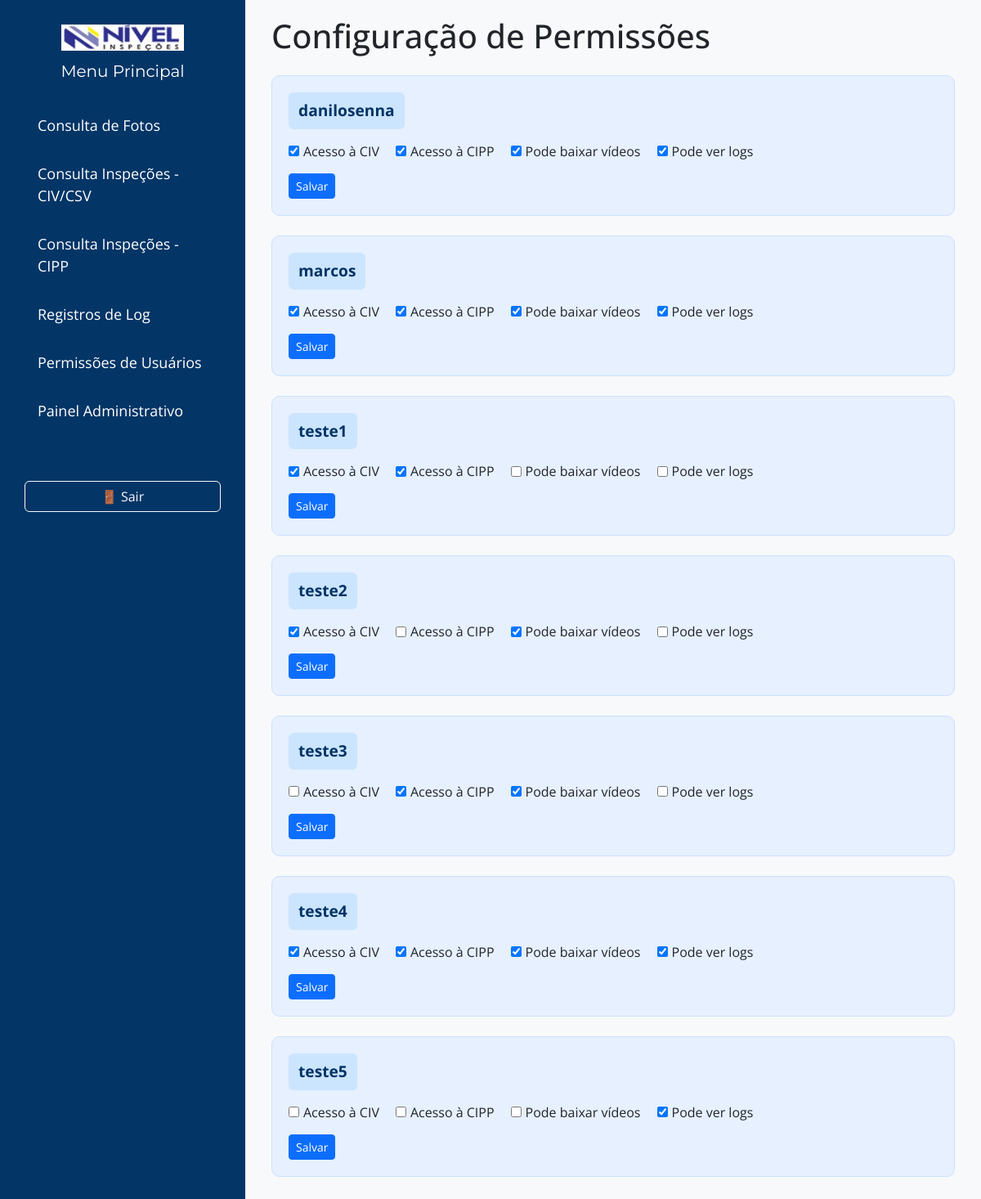
/app/configuracoes/ (signed in), run on the app's committed database.
### drive_manager/models.py (models this page shows, shortened)
class PermissaoUsuario(models.Model):
    user = models.OneToOneField(User, on_delete=models.CASCADE, related_name="permissousuario")
    acesso_civ = models.BooleanField(default=False)
    acesso_cipp = models.BooleanField(default=False)
    acesso_logs = models.BooleanField(default=False)
    pode_baixar = models.BooleanField(default=True)

### drive_manager/views.py (the view, shortened to what this page needs)
# urls.py: path('configuracoes/', views.configurar_permissoes, name='configurar_permissoes'),
@user_passes_test(lambda u: u.is_superuser)
def configurar_permissoes(request):
    usuarios = []
    for user in User.objects.all().order_by('username'):
        perm, _ = PermissaoUsuario.objects.get_or_create(user=user)
        form = PermissaoUsuarioForm(instance=perm)
        usuarios.append({'usuario': user, 'form': form})
    return render(request, 'drive_manager/configurar_permissoes.html', {'usuarios': usuarios})

### drive_manager/templates/drive_manager/configurar_permissoes.html (shortened to what this page needs)
{% extends 'dashboard.html' %}
{% block content %}
<div class="container">
    <h1 class="mb-4">Configuração de Permissões</h1>
    {% for item in usuarios %}
    <form method="post" class="permissao-card mb-4">
        <div class="usuario-nome">{{ item.usuario.username }}</div>
        <div class="checkbox-grid">
            {% for field in item.form %}
            <label>
                {{ field }} {{ field.label }}
            </label>
            {% endfor %}
        </div>
        <button type="submit" class="btn btn-primary btn-sm">Salvar</button>
    </form>
    {% endfor %}
</div>
{% endblock %}

### drive_manager/templates/dashboard.html (shortened to what this page needs)
{% load static %}
<!DOCTYPE html>
<html lang="pt-BR">
<head>
  <link href="https://cdn.jsdelivr.net/npm/bootstrap@5.3.0/dist/css/bootstrap.min.css" rel="stylesheet">
</head>
<body>
  <div class="container-fluid">
    <div class="row">
      <nav class="col-md-3 sidebar">
        <div class="logo">
          <img src="{% static 'logo_dashboard.jpg' %}" alt="Nível Inspeções">
          <div class="menu-title">Menu Principal</div>
        </div>
        <ul class="nav flex-column">
          <li class="nav-item mb-3">
            <a class="nav-link" href="{% url 'consulta_fotos' %}">Consulta de Fotos</a>
          </li>
          <li class="nav-item mb-3">
            <a class="nav-link" href="{% url 'consulta_inspecoes_civ' %}">Consulta Inspeções - CIV/CSV</a>
          </li>
          <li class="nav-item mb-3">
            <a class="nav-link" href="{% url 'consulta_inspecoes_cipp' %}">Consulta Inspeções - CIPP</a>
          </li>
          <li class="nav-item mb-3">
            <a class="nav-link" href="{% url 'listar_logs' %}">Registros de Log</a>
          </li>
          {% if user.is_superuser %}
          <li class="nav-item mb-3">
            <a class="nav-link" href="{% url 'configurar_permissoes' %}">Permissões de Usuários</a>
          </li>
          <li class="nav-item mb-3">
            <a class="nav-link" href="/admin/">Painel Administrativo</a>
          </li>
          {% endif %}
          <li class="nav-item mt-5">
            <form action="{% url 'logout' %}" method="post">
              <button type="submit" class="btn btn-outline-light w-100">🚪 Sair</button>
            </form>
          </li>
        </ul>
      </nav>
      <main class="col-md-9 content">
        {% block content %}{% endblock %}
      </main>
    </div>
  </div>
</body>
</html>

### drive_manager/templates/dashboard.html (style rules this page uses)
body { font-family: 'Open Sans', sans-serif; background-color: #f8f9fa; }
.sidebar { background-color: #033566; min-height: 80vh; padding: 30px; color: #fff; }
.sidebar a { color: #fff; text-decoration: none; font-size: 18px; }
.sidebar .logo { text-align: center; margin-bottom: 30px; }
.sidebar .logo img { max-width: 150px; }
.sidebar .menu-title { font-family: 'Montserrat', sans-serif; margin-top: 10px; font-size: 20px; }
.content { padding: 20px; }

### drive_manager/templates/drive_manager/configurar_permissoes.html (style rules this page uses)
.permissao-card { background-color: #e6f0ff; border: 1px solid #cce0ff; border-radius: 10px; padding: 20px; }
.usuario-nome { font-size: 1.2rem; font-weight: bold; color: #003366; background-color: #cce5ff; padding: 8px 12px; border-radius: 6px; display: inline-block; margin-bottom: 15px; }
.checkbox-grid { display: flex; flex-wrap: wrap; gap: 20px; margin-bottom: 15px; }
.checkbox-grid label { display: flex; align-items: center; gap: 5px; margin: 0; }

### data on the page
PermissaoUsuario: form "☑" "☑" "☑" "☑"
PermissaoUsuario: form "☑" "☑" "☑" "☑"
PermissaoUsuario: form "☑" "☑"
PermissaoUsuario: form "☑" "☑"
PermissaoUsuario: form "☑" "☑"
PermissaoUsuario: form "☑" "☑" "☑" "☑"
PermissaoUsuario: form "☑"

### other printed values
{{ item.usuario.username }} "danilosenna"
{{ field.label }} "Acesso à CIV" "Acesso à CIPP" "Pode baixar vídeos" "Pode ver logs" "Acesso à CIV" "Acesso à CIPP" "Pode baixar vídeos" "Pode ver logs" "Acesso à CIV" "Acesso à CIPP" "Pode baixar vídeos" "Pode ver logs" "Acesso à CIV" "Acesso à CIPP" "Pode baixar vídeos" "Pode ver logs" "Acesso à CIV" "Acesso à CIPP" "Pode baixar vídeos" "Pode ver logs" "Acesso à CIV" "Acesso à CIPP" "Pode baixar vídeos" "Pode ver logs" "Acesso à CIV" "Acesso à CIPP" "Pode baixar vídeos" "Pode ver logs"
{{ item.usuario.username }} "marcos"
{{ item.usuario.username }} "teste1"
{{ item.usuario.username }} "teste2"
{{ item.usuario.username }} "teste3"
{{ item.usuario.username }} "teste4"
{{ item.usuario.username }} "teste5"
